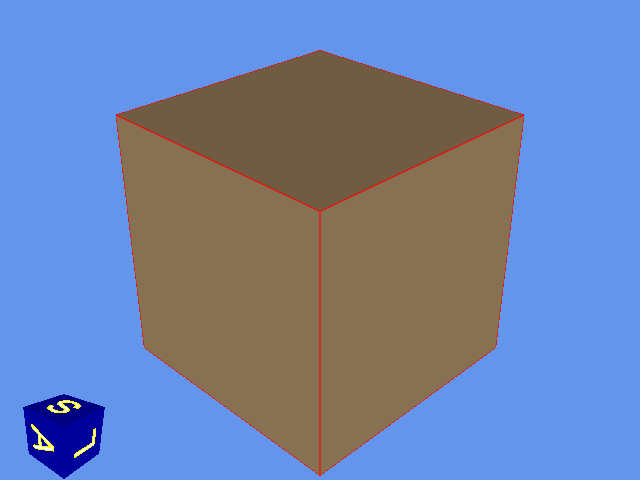

Generate this figure with Python:
#!/usr/bin/env python

# Display an annotated cube orientation marker alongside a cube actor.

# Factory overrides: importing these modules registers the OpenGL rendering
# and interaction style implementations for vtkRenderingCore factory classes.
import vtkmodules.vtkInteractionStyle  # noqa: F401
import vtkmodules.vtkRenderingOpenGL2  # noqa: F401

# VTK pipeline classes used in this example
from vtkmodules.vtkFiltersSources import vtkCubeSource
from vtkmodules.vtkInteractionWidgets import vtkOrientationMarkerWidget
from vtkmodules.vtkRenderingAnnotation import vtkAnnotatedCubeActor
from vtkmodules.vtkRenderingCore import (
    vtkActor,
    vtkPolyDataMapper,
    vtkRenderWindow,
    vtkRenderWindowInteractor,
    vtkRenderer,
)

# Colors (normalized RGB)
burlywood_rgb = (0.871, 0.722, 0.529)
red_rgb = (1.0, 0.0, 0.0)
cornflower_blue_rgb = (0.392, 0.584, 0.929)
yellow_rgb = (1.0, 1.0, 0.0)
blue_rgb = (0.0, 0.0, 1.0)

# Source: generate a large cube
cube = vtkCubeSource()
cube.SetXLength(200)
cube.SetYLength(200)
cube.SetZLength(200)
cube.Update()

# Mapper: map polygon data to graphics primitives
mapper = vtkPolyDataMapper()
mapper.SetInputConnection(cube.GetOutputPort())

# Actor: assign the mapped geometry
actor = vtkActor()
actor.SetMapper(mapper)
actor.GetProperty().SetColor(burlywood_rgb)
actor.GetProperty().EdgeVisibilityOn()
actor.GetProperty().SetEdgeColor(red_rgb)

# Renderer: assemble the scene
renderer = vtkRenderer()
renderer.AddActor(actor)
renderer.SetBackground(cornflower_blue_rgb)

# Window: display the rendered scene
render_window = vtkRenderWindow()
render_window.AddRenderer(renderer)
render_window.SetWindowName("orientation marker widget")
render_window.SetMultiSamples(0)
render_window.SetSize(640, 480)

# Interactor: handle mouse and keyboard events
render_window_interactor = vtkRenderWindowInteractor()
render_window_interactor.SetRenderWindow(render_window)

# AnnotatedCubeActor: anatomical orientation labels
axes_actor = vtkAnnotatedCubeActor()
axes_actor.SetXPlusFaceText("L")
axes_actor.SetXMinusFaceText("R")
axes_actor.SetYMinusFaceText("I")
axes_actor.SetYPlusFaceText("S")
axes_actor.SetZMinusFaceText("P")
axes_actor.SetZPlusFaceText("A")
axes_actor.GetTextEdgesProperty().SetColor(yellow_rgb)
axes_actor.GetTextEdgesProperty().SetLineWidth(2)
axes_actor.GetCubeProperty().SetColor(blue_rgb)

# OrientationMarkerWidget: display the annotated cube in the viewport corner
om_widget = vtkOrientationMarkerWidget()
om_widget.SetOrientationMarker(axes_actor)
om_widget.SetInteractor(render_window_interactor)
om_widget.EnabledOn()
om_widget.InteractiveOn()
renderer.ResetCamera()

# Launch the interactive visualization
render_window_interactor.Initialize()
render_window.Render()
renderer.GetActiveCamera().Azimuth(45)
renderer.GetActiveCamera().Elevation(30)
render_window.Render()
render_window_interactor.Start()
